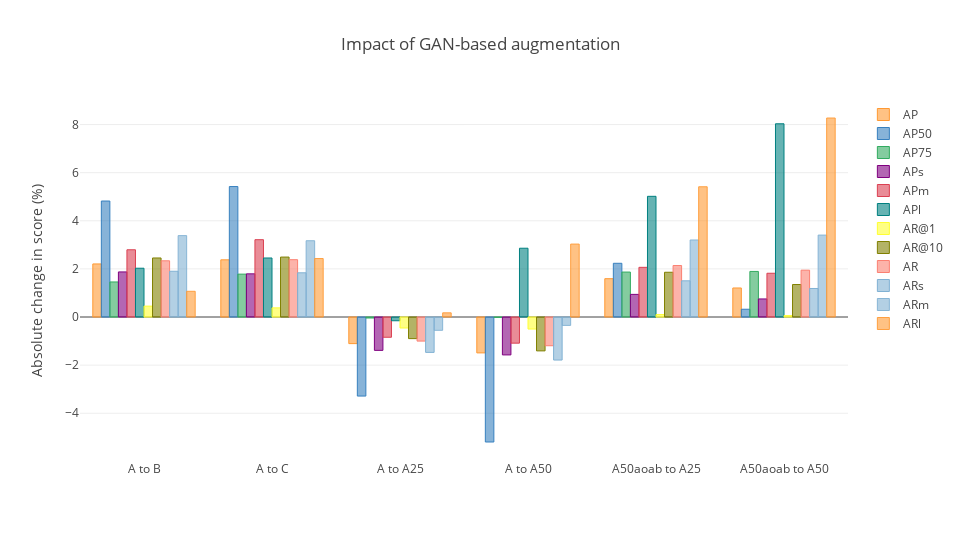

Notebook code cell kept with this figure:
### Code cell
layout = {
    "title": "Impact of GAN-based augmentation",
    "yaxis": {
        "title": "Absolute change in score (%)"
    },
    "width": 960,
    "height": 540
}
fig = df_combined.iplot(kind = "bar", y = ["AP", "AP50", "AP75", "APs", "APm", "APl", "AR@1", "AR@10", "AR", "ARs", "ARm", "ARl"], layout = layout, asFigure = True)
py.offline.iplot(fig, show_link = False, config = config)

### Figure 1 — Plotly figure (JSON) as saved in the notebook; plotly's stock layout.template omitted (floating-point values rounded to 4 significant figures)
{"data": [{"marker": {"color": "rgba(255, 153, 51, 0.6)", "line": {"color": "rgba(255, 153, 51, 1.0)", "width": 1}}, "name": "AP", "orientation": "v", "text": "", "type": "bar", "uid": "1805b41c-3ab9-4e5b-8c4d-234ba46623c5", "x": ["A to B", "A to C", "A to A25", "A to A50", "A50aoab to A25", "A50aoab to A50"], "y": [2.206, 2.377, -1.106, -1.491, 1.592, 1.207]}, {"marker": {"color": "rgba(55, 128, 191, 0.6)", "line": {"color": "rgba(55, 128, 191, 1.0)", "width": 1}}, "name": "AP50", "orientation": "v", "text": "", "type": "bar", "uid": "0b4a24c7-e4a7-4650-a7f6-9ac07a03533a", "x": ["A to B", "A to C", "A to A25", "A to A50", "A50aoab to A25", "A50aoab to A50"], "y": [4.821, 5.422, -3.285, -5.195, 2.233, 0.3229]}, {"marker": {"color": "rgba(50, 171, 96, 0.6)", "line": {"color": "rgba(50, 171, 96, 1.0)", "width": 1}}, "name": "AP75", "orientation": "v", "text": "", "type": "bar", "uid": "8b782fa8-38d5-4866-8e90-95048f12a25e", "x": ["A to B", "A to C", "A to A25", "A to A50", "A50aoab to A25", "A50aoab to A50"], "y": [1.457, 1.782, -0.04125, -0.01463, 1.868, 1.894]}, {"marker": {"color": "rgba(128, 0, 128, 0.6)", "line": {"color": "rgba(128, 0, 128, 1.0)", "width": 1}}, "name": "APs", "orientation": "v", "text": "", "type": "bar", "uid": "f7e6d848-a86b-48ad-abc7-79e645d5a84c", "x": ["A to B", "A to C", "A to A25", "A to A50", "A50aoab to A25", "A50aoab to A50"], "y": [1.874, 1.794, -1.386, -1.576, 0.9403, 0.7505]}, {"marker": {"color": "rgba(219, 64, 82, 0.6)", "line": {"color": "rgba(219, 64, 82, 1.0)", "width": 1}}, "name": "APm", "orientation": "v", "text": "", "type": "bar", "uid": "9a018c7e-5b5e-46a9-82d3-9f10588f5027", "x": ["A to B", "A to C", "A to A25", "A to A50", "A50aoab to A25", "A50aoab to A50"], "y": [2.795, 3.214, -0.8413, -1.087, 2.064, 1.818]}, {"marker": {"color": "rgba(0, 128, 128, 0.6)", "line": {"color": "rgba(0, 128, 128, 1.0)", "width": 1}}, "name": "APl", "orientation": "v", "text": "", "type": "bar", "uid": "f947800c-3bd0-4134-9f9d-49d6a1f2000b", "x": ["A to B", "A to C", "A to A25", "A to A50", "A50aoab to A25", "A50aoab to A50"], "y": [2.028, 2.453, -0.1559, 2.859, 5.016, 8.031]}, {"marker": {"color": "rgba(255, 255, 51, 0.6)", "line": {"color": "rgba(255, 255, 51, 1.0)", "width": 1}}, "name": "AR@1", "orientation": "v", "text": "", "type": "bar", "uid": "555f9aca-4aac-4919-beda-ed9d087031c9", "x": ["A to B", "A to C", "A to A25", "A to A50", "A50aoab to A25", "A50aoab to A50"], "y": [0.4517, 0.3804, -0.4569, -0.4998, 0.1011, 0.05824]}, {"marker": {"color": "rgba(128, 128, 0, 0.6)", "line": {"color": "rgba(128, 128, 0, 1.0)", "width": 1}}, "name": "AR@10", "orientation": "v", "text": "", "type": "bar", "uid": "a25febba-9fa5-4606-8c1d-51d0e94c0991", "x": ["A to B", "A to C", "A to A25", "A to A50", "A50aoab to A25", "A50aoab to A50"], "y": [2.454, 2.491, -0.8979, -1.408, 1.86, 1.35]}, {"marker": {"color": "rgba(251, 128, 114, 0.6)", "line": {"color": "rgba(251, 128, 114, 1.0)", "width": 1}}, "name": "AR", "orientation": "v", "text": "", "type": "bar", "uid": "14d66ecc-550c-4c8a-9825-5a4b26044067", "x": ["A to B", "A to C", "A to A25", "A to A50", "A50aoab to A25", "A50aoab to A50"], "y": [2.336, 2.382, -1.001, -1.194, 2.14, 1.947]}, {"marker": {"color": "rgba(128, 177, 211, 0.6)", "line": {"color": "rgba(128, 177, 211, 1.0)", "width": 1}}, "name": "ARs", "orientation": "v", "text": "", "type": "bar", "uid": "71c76b82-f573-4914-8abb-b005cb31e4ba", "x": ["A to B", "A to C", "A to A25", "A to A50", "A50aoab to A25", "A50aoab to A50"], "y": [1.902, 1.837, -1.471, -1.789, 1.504, 1.186]}, {"marker": {"color": "rgba(128, 177, 211, 0.6)", "line": {"color": "rgba(128, 177, 211, 0.8999999999999999)", "width": 1}}, "name": "ARm", "orientation": "v", "text": "", "type": "bar", "uid": "e3f6bb29-db96-4c9a-8439-2129eaf93f52", "x": ["A to B", "A to C", "A to A25", "A to A50", "A50aoab to A25", "A50aoab to A50"], "y": [3.383, 3.171, -0.5526, -0.3488, 3.202, 3.405]}, {"marker": {"color": "rgba(255, 153, 51, 0.6)", "line": {"color": "rgba(255, 153, 51, 0.8999999999999999)", "width": 1}}, "name": "ARl", "orientation": "v", "text": "", "type": "bar", "uid": "aa3e1f1d-8847-480c-b0d1-d1ebffdfe4e2", "x": ["A to B", "A to C", "A to A25", "A to A50", "A50aoab to A25", "A50aoab to A50"], "y": [1.069, 2.43, 0.174, 3.032, 5.414, 8.272]}], "layout": {"height": 540, "title": {"text": "Impact of GAN-based augmentation"}, "width": 960, "yaxis": {"title": {"text": "Absolute change in score (%)"}}}}
